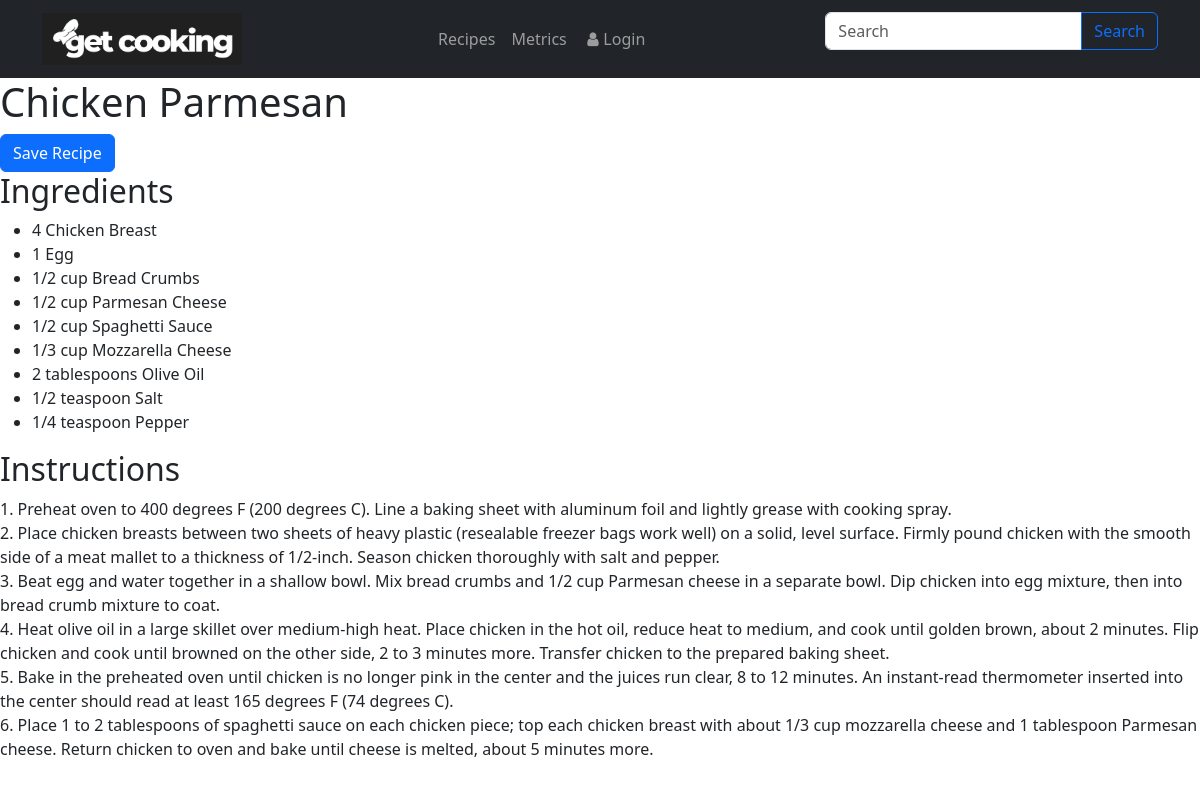
Screenshot of /view_recipe.php?recipe_id=1 with the database file from the repository.
### tables this page shows
CREATE TABLE `recipes` (
  `RecipeID` int(11) NOT NULL,
  `RecipeName` varchar(255) NOT NULL,
  `Category` varchar(50) DEFAULT NULL,
  `Instructions` text DEFAULT NULL,
  `ImageURL` varchar(255) DEFAULT NULL
);

CREATE TABLE `ingredients` (
  `IngredientID` int(11) NOT NULL,
  `RecipeID` int(11) DEFAULT NULL,
  `IngredientName` varchar(100) DEFAULT NULL,
  `Amount` varchar(50) DEFAULT NULL
);

### view_recipe.php (the view, shortened to what this page needs)
<?php
include 'connect.php';
?>
<!DOCTYPE html>
<html lang="en">
<head>
    <link rel="stylesheet" href="https://cdn.jsdelivr.net/npm/bootstrap@5.3.0/dist/css/bootstrap.min.css">
    <link rel="stylesheet" href="https://cdnjs.cloudflare.com/ajax/libs/font-awesome/4.7.0/css/font-awesome.min.css">
    <link rel="stylesheet" href="https://cdnjs.cloudflare.com/ajax/libs/bootstrap-icons/1.5.0/font/bootstrap-icons.min.css">
</head>
<body>
    <header class="navbar navbar-expand-lg navbar-dark bg-dark">
        <div class="container">
            <a class="navbar-brand" href="index.php">
                <img src="image\mylogo.png" alt="Logo" width="200">
            </a>
            <ul class="navbar-nav">
                <li class="nav-item">
                    <a class="nav-link" href="recipe.php">Recipes</a>
                </li>
                <li class="nav-item">
                    <a class="nav-link" href="metric.php">Metrics</a>
                </li>
                <li class="nav-item">
                    <a class="nav-link" href="login.php">
                        <i class="fa fa-fw fa-user"></i>Login
                    </a>
                </li>
            </ul>
            <form method="POST" action="search.php" class="d-flex">
                <div class="input-group mb-3">
                    <input class="form-control" name="recipeName" type="text" placeholder="Search" aria-label="Search for a recipe">
                    <button class="btn btn-outline-primary" type="submit" name="search">Search</button>
                </div>
            </form>
        </div>
    </header>
    <div id="recipe-details-container">
        <?php
            if (isset($_GET['recipe_id'])) {
                $recipe_id = $_GET['recipe_id'];
                $sql = "SELECT * FROM Recipes WHERE RecipeID = $recipe_id";
                $result = $conn->query($sql);
                if ($result->num_rows > 0) {
                    $row = $result->fetch_assoc();
                    echo '<h1>' . $row["RecipeName"] . '</h1>';
                    echo '<button id="save-recipe-button" class="btn btn-primary" data-recipeid="' . $recipe_id . '">Save Recipe</button>';
                    echo '<h2>Ingredients</h2>';
                    $ingredients_sql = "SELECT IngredientName, Amount FROM Ingredients WHERE RecipeID = $recipe_id";
                    $ingredients_result = $conn->query($ingredients_sql);
                    if ($ingredients_result->num_rows > 0) {
                        echo '<ul>';
                        while ($ingredient_row = $ingredients_result->fetch_assoc()) {
                            echo '<li>' . $ingredient_row["Amount"] . ' ' . $ingredient_row["IngredientName"] . '</li>';
                        }
                        echo '</ul>';
                    } else {
                        echo 'No ingredients found for this recipe.';
                    }
                    echo '<h2>Instructions</h2>';
                    echo '<p class="recipe-instructions">' . nl2br($row["Instructions"]) . '</p>';
                } else {
                    echo "Recipe not found.";
                }
            } else {
                echo "Recipe ID not specified.";
            }
        ?>
    </div>
</body>
</html>

### rows the page displays
recipes: RecipeName "Chicken Parmesan", Instructions "1. Preheat oven to 400 degrees F (200 degrees C). Line a baking sheet with aluminum foil and lightly grease with cooking spray. 2. Place chicken breasts between two sheets of heavy plastic (resealable freezer bags work well) on a solid, level surface. Firmly pound chicken with the smooth side of a meat mallet to a thickness of 1/2-inch. Season chicken thoroughly with salt and pepper. 3. Beat egg and water together in a shallow bowl. Mix bread crumbs and 1/2 cup Parmesan cheese in a separate bowl. Dip chicken into egg mixture, then into bread crumb mixture to coat. 4. Heat olive oil in a large skillet over medium-high heat. Place chicken in the hot oil, reduce heat to medium, and cook until…"
ingredients: Amount "4", IngredientName "Chicken Breast"
ingredients: Amount "1", IngredientName "Egg"
ingredients: Amount "1/2 cup", IngredientName "Bread Crumbs"
ingredients: Amount "1/2 cup", IngredientName "Parmesan Cheese"
ingredients: Amount "1/2 cup", IngredientName "Spaghetti Sauce"
ingredients: Amount "1/3 cup", IngredientName "Mozzarella Cheese"
ingredients: Amount "2 tablespoons", IngredientName "Olive Oil"
ingredients: Amount "1/2 teaspoon", IngredientName "Salt"
ingredients: Amount "1/4 teaspoon", IngredientName "Pepper"
